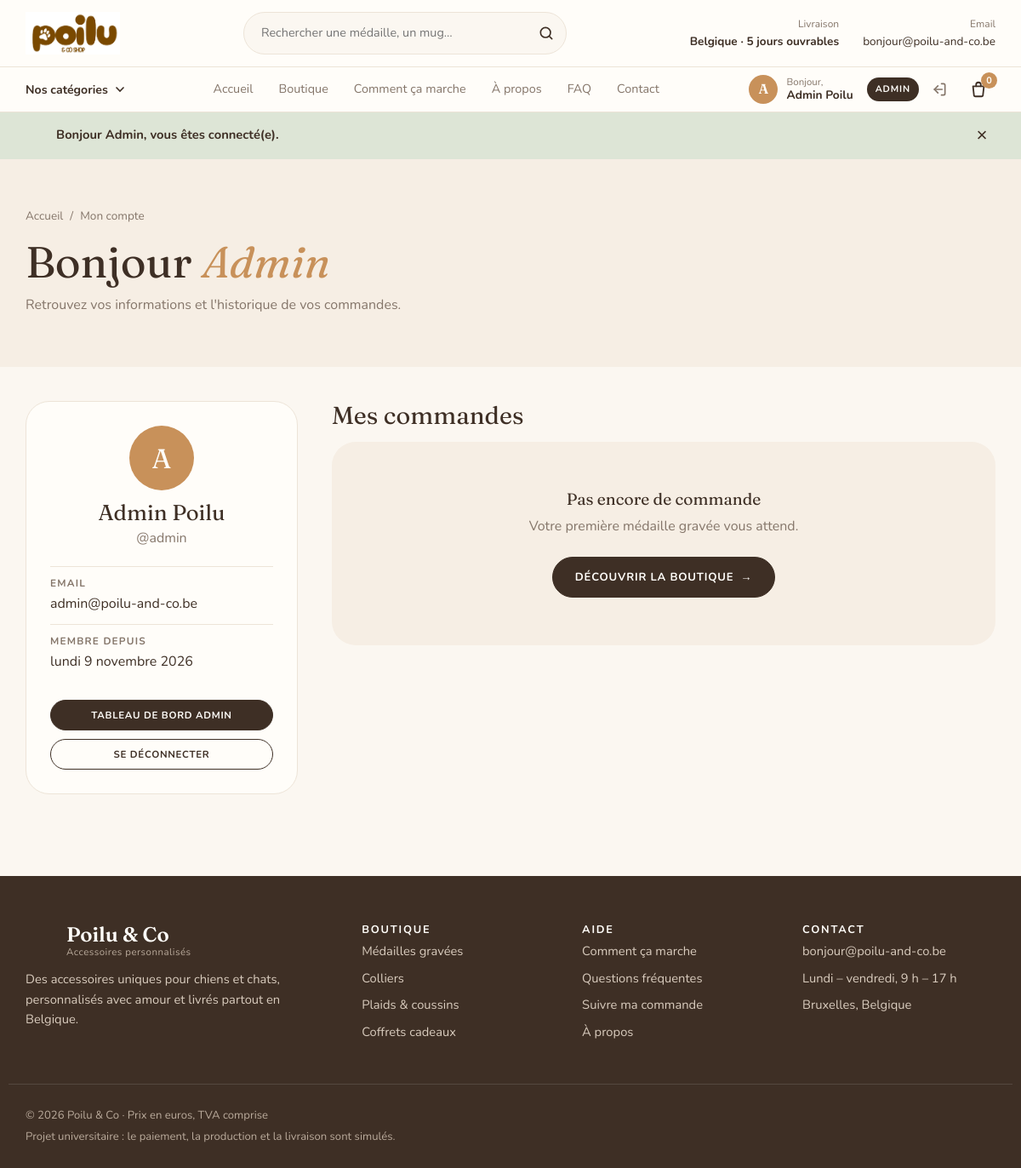
The app's page /pages/account.php (signed in) with its own data.
### tables this page shows
CREATE TABLE users (
    id            INT AUTO_INCREMENT PRIMARY KEY,
    username      VARCHAR(30)  NOT NULL UNIQUE,        
    first_name    VARCHAR(50)  NOT NULL,
    last_name     VARCHAR(50)  NOT NULL,
    email         VARCHAR(120) NOT NULL UNIQUE,
    password_hash VARCHAR(255) NOT NULL,               
    role          ENUM('customer', 'admin') NOT NULL DEFAULT 'customer',
    phone         VARCHAR(20)  NULL,
    address       VARCHAR(150) NULL,
    postal_code   CHAR(4)      NULL,                   
    city          VARCHAR(80)  NULL,
    created_at    DATETIME     NOT NULL DEFAULT CURRENT_TIMESTAMP
);

### pages/account.php (the view, shortened to what this page needs)
<?php
require '../includes/db.php';
require '../includes/functions.php';
$user   = null;
$orders = [];
if ($pdo !== null) {
    $statement = $pdo->prepare('SELECT username, first_name, last_name, email, phone, address, postal_code, city, role, created_at FROM users WHERE id = :id');
    $statement->execute(['id' => $_SESSION['user_id']]);
    $user = $statement->fetch();
    $statement = $pdo->prepare('
        SELECT o.id, o.total, o.status, o.created_at, COALESCE(SUM(oi.quantity), 0) AS item_count
        FROM orders o
        LEFT JOIN order_items oi ON oi.order_id = o.id
        WHERE o.user_id = :id
        GROUP BY o.id
        ORDER BY o.created_at DESC
    ');
    $statement->execute(['id' => $_SESSION['user_id']]);
    $orders = $statement->fetchAll();
}
require '../includes/header.php';
?>
<section class="page-hero">
    <div class="container">
        <nav class="breadcrumb" aria-label="Fil d'Ariane">
            <a href="../index.php">Accueil</a> <span aria-hidden="true">/</span>
            <span>Mon compte</span>
        </nav>
        <h1>Bonjour <em><?= e($_SESSION['user_first_name']) ?></em></h1>
        <p class="page-intro">Retrouvez vos informations et l'historique de vos commandes.</p>
    </div>
</section>
<section class="section account-section">
    <div class="container account-layout">
        <?php if ($user === null): ?>
            <div class="empty-state">
                <h2>Compte indisponible</h2>
                <p>La base de données n'est pas connectée. Démarrez MySQL dans XAMPP.</p>
            </div>
        <?php else: ?>
        <aside class="account-card">
            <div class="account-avatar" aria-hidden="true"><?= e(mb_strtoupper(mb_substr($user['first_name'], 0, 1))) ?></div>
            <h2><?= e($user['first_name'] . ' ' . $user['last_name']) ?></h2>
            <p class="account-username">@<?= e($user['username']) ?></p>
            <dl class="account-details">
                <div><dt>Email</dt><dd><?= e($user['email']) ?></dd></div>
                <div><dt>Membre depuis</dt><dd><?= e(format_date_fr(new DateTime($user['created_at']))) ?> <?= e(date('Y', strtotime($user['created_at']))) ?></dd></div>
            </dl>
            <?php if ($user['role'] === 'admin'): ?>
                <a href="admin.php" class="button button-small">Tableau de bord admin</a>
            <?php endif; ?>
            <form method="post" action="logout.php">
                <button type="submit" class="button button-outline button-small account-logout">Se déconnecter</button>
            </form>
        </aside>
        <div class="account-orders">
            <h2>Mes commandes</h2>
            <?php if (empty($orders)): ?>
                <div class="empty-state">
                    <h3>Pas encore de commande</h3>
                    <p>Votre première médaille gravée vous attend.</p>
                    <a href="products.php" class="button">Découvrir la boutique <span aria-hidden="true">→</span></a>
                </div>
            <?php endif; ?>
        </div>
        <?php endif; ?>
    </div>
</section>
<?php require '../includes/footer.php'; ?>

### assets/css/style.css (style rules this page uses)
:root { --color-cream: #FBF7F1; --color-sand: #F6EEE4; --color-beige: #EDE4D8; --color-caramel: #C8915A; --color-caramel-dk: #A8723F; --color-brown: #3E2F25; --color-muted: #85766A; --color-white: #FFFDF9; --color-sage: #DDE5D6; --color-rose: #F3DCD4; --color-sky: #DCE6EE; --font-title: 'Fraunces', Georgia, serif; --font-text: 'Nunito', 'Segoe UI', sans-serif; --radius: 18px; --radius-big: 28px; --shadow: 0 12px 30px rgba(62, 47, 37, 0.08); }
*, *::before, *::after { box-sizing: border-box; }
html { scroll-behavior: smooth; }
body { margin: 0; font-family: var(--font-text); font-size: 16px; line-height: 1.6; color: var(--color-brown); background: var(--color-cream); }
a { color: inherit; text-decoration: none; }
h1, h2, h3 { font-family: var(--font-title); font-weight: 400; line-height: 1.15; margin: 0 0 .5em; }
h1 { font-size: clamp(2.3rem, 6vw, 4rem); }
h2 { font-size: clamp(1.8rem, 4vw, 2.7rem); }
h3 { font-size: 1.2rem; }
h1 em, h2 em { color: var(--color-caramel); font-style: italic; }
.container { width: 100%; max-width: 1180px; margin: 0 auto; padding: 0 20px; }
.section { padding: 64px 0; }
.button { display: inline-flex; align-items: center; gap: 8px; padding: 14px 26px; border: 1.5px solid var(--color-brown); border-radius: 999px; background: var(--color-brown); color: var(--color-white); font: 700 .82rem var(--font-text); letter-spacing: .06em; text-transform: uppercase; cursor: pointer; transition: background .25s, color .25s, transform .25s; }
.button-outline { background: transparent; color: var(--color-brown); }
.button-small { padding: 9px 18px; font-size: .72rem; }
.page-hero { background: var(--color-sand); padding: 40px 0 44px; }
.page-hero h1 { margin-bottom: 8px; font-size: clamp(2rem, 5vw, 3.2rem); }
.page-intro { max-width: 560px; margin: 0; color: var(--color-muted); }
.breadcrumb { display: flex; flex-wrap: wrap; gap: 8px; margin-bottom: 14px; font-size: .85rem; color: var(--color-muted); }
.empty-state { padding: 56px 24px; border-radius: var(--radius-big); background: var(--color-sand); text-align: center; }
.empty-state p { color: var(--color-muted); margin: 0 0 22px; }
@media (min-width: 960px) { .section { padding: 96px 0; } }
@media (min-width: 960px) { .page-hero { padding: 56px 0 60px; } }

### assets/css/auth.css (style rules this page uses)
.account-section { padding-top: 40px; }
.account-layout { display: grid; gap: 28px; align-items: start; }
.account-card { padding: 28px; border: 1px solid var(--color-beige); border-radius: var(--radius-big); background: var(--color-white); text-align: center; }
.account-avatar { display: inline-flex; align-items: center; justify-content: center; width: 76px; height: 76px; margin-bottom: 12px; border-radius: 50%; background: var(--color-caramel); color: var(--color-white); font-family: var(--font-title); font-size: 2rem; }
.account-card h2 { margin-bottom: 2px; font-size: 1.6rem; }
.account-username { margin: 0 0 20px; color: var(--color-muted); }
.account-details { margin: 0 0 22px; text-align: left; }
.account-details div { padding: 10px 0; border-top: 1px solid var(--color-beige); }
.account-details dt { font-size: .74rem; font-weight: 700; letter-spacing: .1em; text-transform: uppercase; color: var(--color-muted); }
.account-details dd { margin: 2px 0 0; overflow-wrap: anywhere; }
.account-card form { margin-top: 10px; }
.account-logout { width: 100%; justify-content: center; }
.account-card > .button { width: 100%; justify-content: center; }
.account-orders h2 { font-size: 1.8rem; }
@media (min-width: 960px) { .account-layout { grid-template-columns: 320px 1fr; gap: 40px; } }

### records on screen
users: first_name "A", first_name+last_name "Admin Poilu", username "admin", email "admin@poilu-and-co.be", created_at "lundi 9 novembre", created_at "2026"

### other values on screen
DELIVERY_WORKING_DAYS "5"
mb_strtoupper(mb_substr($_SESSION['user_first_name'] ?? '?', 0, 1)) "A"
$user_name "Admin Poilu"
$cart_items "0"
$auth_notice "Bonjour Admin, vous êtes connecté(e)."
$_SESSION['user_first_name'] "Admin"
